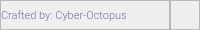
      <widget class="QFrame" name="credits_bar">
       <property name="minimumSize">
        <size>
         <width>30</width>
         <height>0</height>
        </size>
       </property>
       <property name="maximumSize">
        <size>
         <width>16777212</width>
         <height>30</height>
        </size>
       </property>
       <property name="styleSheet">
        <string notr="true">background-color:none;</string>
       </property>
       <property name="frameShape">
        <enum>QFrame::NoFrame</enum>
       </property>
       <property name="frameShadow">
        <enum>QFrame::Raised</enum>
       </property>
       <layout class="QHBoxLayout" name="horizontalLayout_5">
        <property name="spacing">
         <number>0</number>
        </property>
        <property name="leftMargin">
         <number>0</number>
        </property>
        <property name="topMargin">
         <number>0</number>
        </property>
        <property name="rightMargin">
         <number>0</number>
        </property>
        <property name="bottomMargin">
         <number>0</number>
        </property>
        <item>
         <widget class="QFrame" name="frame_label_credits">
          <property name="frameShape">
           <enum>QFrame::StyledPanel</enum>
          </property>
          <property name="frameShadow">
           <enum>QFrame::Raised</enum>
          </property>
          <layout class="QVBoxLayout" name="verticalLayout_3">
           <property name="spacing">
            <number>0</number>
           </property>
           <property name="leftMargin">
            <number>0</number>
           </property>
           <property name="topMargin">
            <number>0</number>
           </property>
           <property name="rightMargin">
            <number>0</number>
           </property>
           <property name="bottomMargin">
            <number>0</number>
           </property>
           <item>
            <widget class="QLabel" name="label_credits">
             <property name="font">
              <font>
               <family>Roboto Light</family>
               <pointsize>8</pointsize>
              </font>
             </property>
             <property name="styleSheet">
              <string notr="true">color:rgb(128,102,168);</string>
             </property>
             <property name="text">
              <string>Crafted by: Cyber-Octopus</string>
             </property>
             <property name="textFormat">
              <enum>Qt::PlainText</enum>
             </property>
            </widget>
           </item>
          </layout>
         </widget>
        </item>
        <item>
         <widget class="QFrame" name="frame_grip">
          <property name="minimumSize">
           <size>
            <width>30</width>
            <height>30</height>
           </size>
          </property>
          <property name="maximumSize">
           <size>
            <width>30</width>
            <height>30</height>
           </size>
          </property>
          <property name="styleSheet">
           <string notr="true">padding:5px;</string>
          </property>
          <property name="frameShape">
           <enum>QFrame::StyledPanel</enum>
          </property>
          <property name="frameShadow">
           <enum>QFrame::Raised</enum>
          </property>
         </widget>
        </item>
       </layout>
      </widget>
